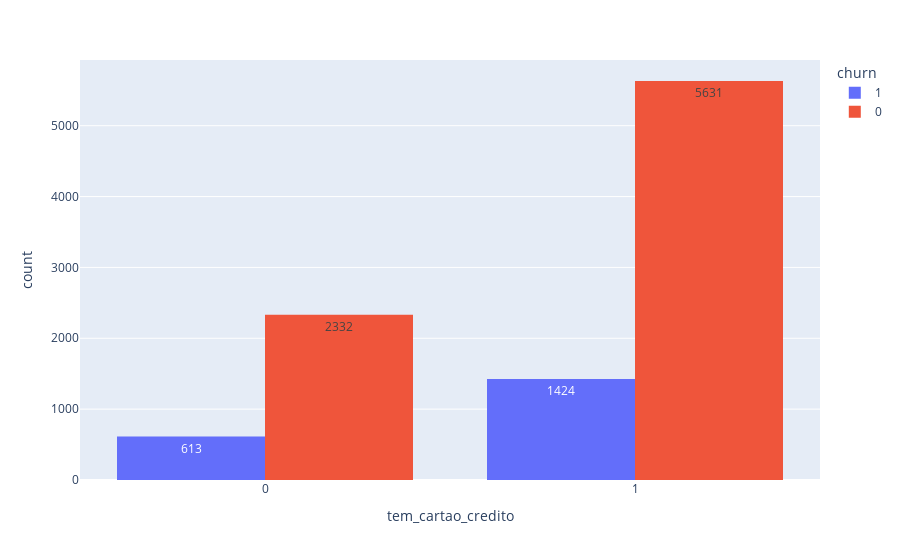

The cell this chart's notebook holds for it:
### Code cell
px.histogram(dados, x='tem_cartao_credito', text_auto = True, color='churn', barmode = 'group')

### Figure 1 — Plotly figure (JSON) as saved in the notebook; plotly's stock layout.template omitted (floating-point values rounded to 4 significant figures; data arrays with more than 128 entries replaced by an {"elided": "..."} marker saying what was removed)
{"data": [{"alignmentgroup": "True", "bingroup": "x", "hovertemplate": "churn=1<br>tem_cartao_credito=%{x}<br>count=%{y}<extra></extra>", "legendgroup": "1", "marker": {"color": "#636efa", "pattern": {"shape": ""}}, "name": "1", "offsetgroup": "1", "orientation": "v", "showlegend": true, "texttemplate": "%{value}", "type": "histogram", "x": {"elided": "2037 int values"}, "xaxis": "x", "yaxis": "y"}, {"alignmentgroup": "True", "bingroup": "x", "hovertemplate": "churn=0<br>tem_cartao_credito=%{x}<br>count=%{y}<extra></extra>", "legendgroup": "0", "marker": {"color": "#EF553B", "pattern": {"shape": ""}}, "name": "0", "offsetgroup": "0", "orientation": "v", "showlegend": true, "texttemplate": "%{value}", "type": "histogram", "x": {"elided": "7963 int values"}, "xaxis": "x", "yaxis": "y"}], "layout": {"barmode": "group", "legend": {"title": {"text": "churn"}, "tracegroupgap": 0}, "margin": {"t": 60}, "xaxis": {"anchor": "y", "domain": [0, 1], "title": {"text": "tem_cartao_credito"}}, "yaxis": {"anchor": "x", "domain": [0, 1], "title": {"text": "count"}}}}
